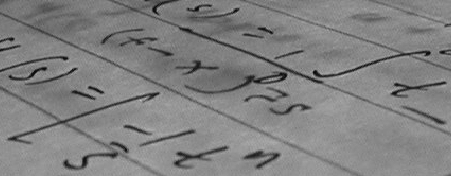
//> input picture Bilder/Corner.jpg, 451 x 176 px, given in place of , which was not available
$ ./main -destination=../Bilder/Corner.jpg   (built with g++ and OpenCV 4)
//> lines starting //> are read from the running program, lines starting //| are printed output that depends on the picture; after the words box and inside, x2 and y2 are one past the last pixel; in counts of white or black regions, pixels touching at a corner belong together; pictures that were not available may be replaced by others from this repository, and a replacement may not be noted
### openCV-Praktika1/main.h
#ifndef MAIN_H
#define MAIN_H

#include "opencv2/imgproc/imgproc.hpp"
#include "opencv2/highgui/highgui.hpp"
#include "opencv2/calib3d/calib3d.hpp"

#include <stdio.h>

using namespace cv;

static vector<Point2f> SOURCEPOINTS;
static Mat SOURCEIMAGE, DESTINATIONIMAGE;

//Creates and show the solution image
void showFinal(Mat destination,Mat source);

//What will happend if the mouse trigger an event
void mouseListener(int event, int x, int y, int, void* userdata);

//Main method
int main( int argc, const char** argv );

#endif // MAIN_H

### openCV-Praktika1/main.cpp
#include <main.h>

int main( int argc, const char** argv ) {
    String sourceName, destinationName;
    vector<Point2f> destinationPoints;

    const char* keyMap;
    //Standard image that will be used if dont exist arguments
    keyMap = "{source       |   |../Bilder/flagge-deutschland.jpg }"
             "{destination  |   |../Bilder/62962.jpg }";

    //Reading the Callingarguments
    CommandLineParser parser(argc, argv, keyMap);
    sourceName = parser.get<String>("source");
    destinationName = parser.get<String>("destination");

    //Creating the images and testing if it is empty or not
    SOURCEIMAGE = imread(sourceName);
//> SOURCEIMAGE is the input picture: 176 rows x 451 cols, CV_8UC3; min 10, max 197, mean 129.3
    DESTINATIONIMAGE = imread(destinationName);

    if(SOURCEIMAGE.empty()) {
        printf("Cannot read the image %s\n", sourceName.c_str());
        return -1;
    }
    if(DESTINATIONIMAGE.empty()) {
        printf("Cannot read the image %s\n", destinationName.c_str());
        return -1;
    }

    //Add the corners of the source image
    SOURCEPOINTS.push_back(Point2f(0,                0));
    SOURCEPOINTS.push_back(Point2f(0,                SOURCEIMAGE.rows));
//> SOURCEPOINTS = 2 Points (x, y): [0, 0], [0, 176]
    SOURCEPOINTS.push_back(Point2f(SOURCEIMAGE.cols, SOURCEIMAGE.rows));
    SOURCEPOINTS.push_back(Point2f(SOURCEIMAGE.cols, 0));

    //Creating windows for the images
    namedWindow("Source Image", 0);
    imshow("Source Image", SOURCEIMAGE);

    namedWindow("Destination Image", 0);
    imshow("Destination Image", DESTINATIONIMAGE);

    //Add the mousecallback
    setMouseCallback("Destination Image", mouseListener, &destinationPoints);


    waitKey();
//> the left mouse button is pressed and released at (112, 44)
//> the left mouse button is pressed and released at (338, 44)
//> the left mouse button is pressed and released at (338, 132)
//> the left mouse button is pressed and released at (112, 132)
//> in mouseListener (call 7), `circle(DESTINATIONIMAGE, Point(x, y), 7, Scalar(0, 0, 255), CV_FILLED);`:
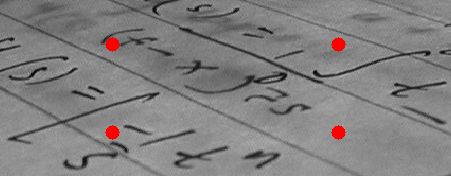
//> DESTINATIONIMAGE: 176 rows x 451 cols, CV_8UC3; mean B, G, R 128.3, 128.3, 130.2
//> in mouseListener (call 7), `warpPerspective(SOURCEIMAGE, sourceWarped, homography, DESTINATIONIMAG..`:
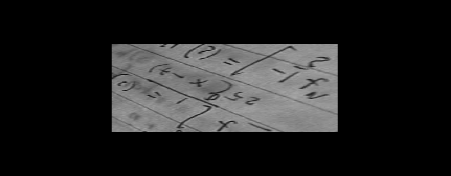
//> sourceWarped: 176 rows x 451 cols, CV_8UC3; min 0, max 169, mean 32.4
    return 0;
}

void mouseListener(int event, int x, int y, int, void* userdata) {
    //On left doubleclick the points will be selected
    if(event == EVENT_LBUTTONDOWN) {
        //Cast of the userdata pointer
        vector<Point2f>* destinationPoints = static_cast<vector<Point2f>*>(userdata);
        destinationPoints->push_back(Point2f(x, y));

        //Draw the point in the destination image and show it
        circle(DESTINATIONIMAGE, Point(x, y), 7, Scalar(0, 0, 255), CV_FILLED);
        imshow("Destination Image", DESTINATIONIMAGE);

        if(destinationPoints->size() >= 4) {
            Mat homography, sourceWarped;
            //Deactivate the mouselistener
            setMouseCallback("Destination Image", NULL);

            //Create homography
            homography = findHomography(SOURCEPOINTS, *destinationPoints, 0);

            //Transform the source image
            warpPerspective(SOURCEIMAGE, sourceWarped, homography, DESTINATIONIMAGE.size());
            showFinal(DESTINATIONIMAGE, sourceWarped);
        }
    }
}

void showFinal(Mat destination,Mat source)
{
    Mat gray, grayInv, destinationFinal, sourceFinal, finalImage;

    //Creates an aquivalent gray image of the warded image
    cvtColor(source, gray, CV_BGR2GRAY);
    //Change the gray image to a binary image
    threshold(gray, gray, 0, 255, CV_THRESH_BINARY);
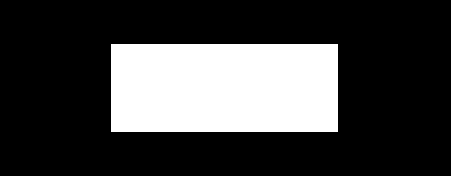
//> gray: 176 rows x 451 cols, CV_8UC1; 25.2% white; 1 white region, box (x1, y1, x2, y2) and area: (111, 44, 338, 132) 19976
    //Invert the gray image
    bitwise_not(gray, grayInv);

    //Copy only those pixel that got an 1 in the mask
    destination.copyTo(destinationFinal, grayInv);
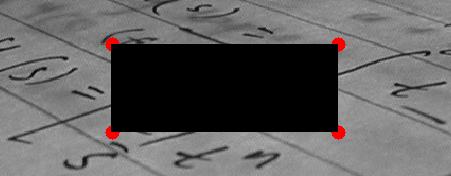
//> destinationFinal: 176 rows x 451 cols, CV_8UC3; mean B, G, R 96.4, 96.4, 97.8
    source.copyTo(sourceFinal,gray);

    //Combine the two images
    finalImage = destinationFinal + sourceFinal;
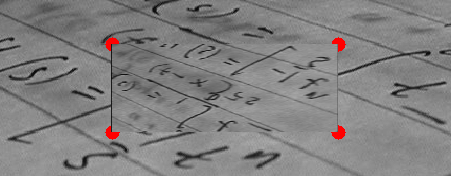
//> finalImage: 176 rows x 451 cols, CV_8UC3; mean B, G, R 128.8, 128.8, 130.2
    imshow("Destination Image", finalImage);
}
